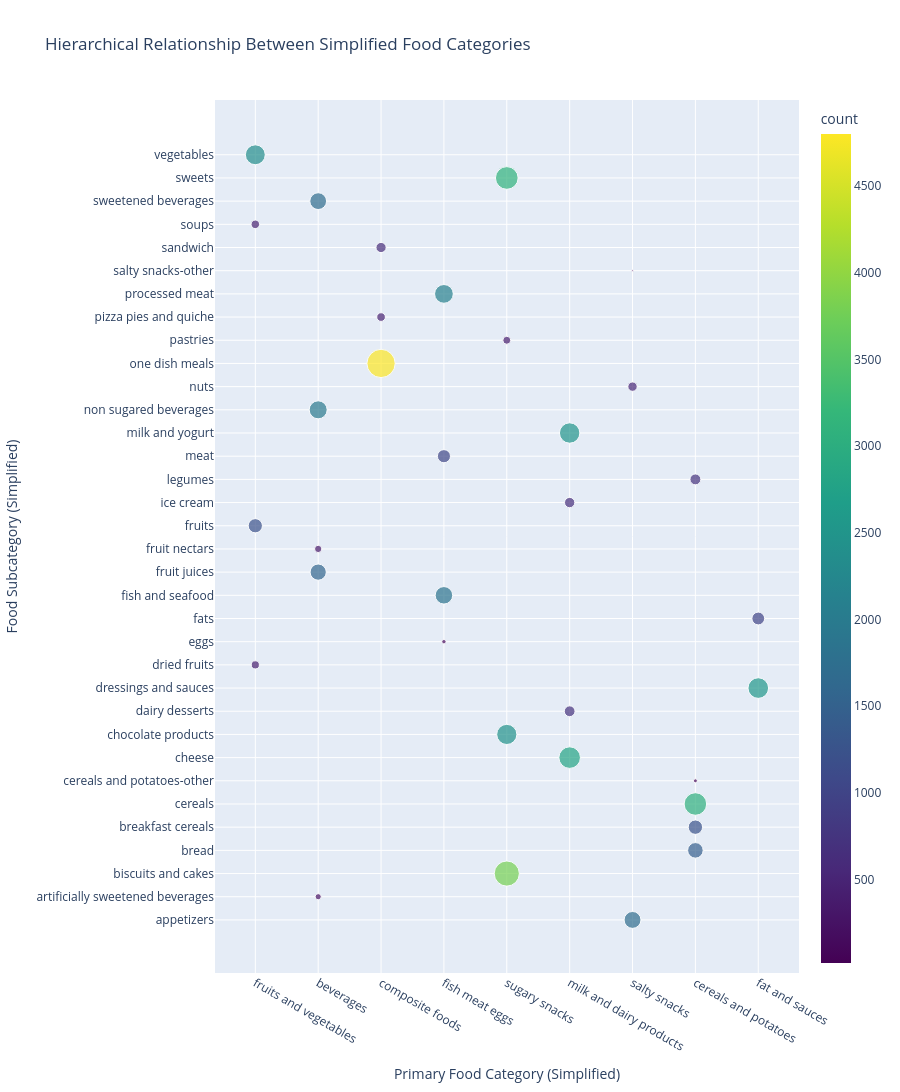

Here is the notebook cell this chart was saved with:
### Markdown cell above
## Step 6: Visualize, Identify and Handle Categorical Outliers

After handling numerical outliers, we now need to address categorical variables - particularly the product nutrition groups (`pnns_groups_1` and `pnns_groups_2`). These hierarchical category variables may be critical for our analysis but contain:

1. **Rare categories**: Some food groups appear very infrequently in the dataset
2. **Hierarchical structure**: `pnns_groups_2` provides sub-categories of `pnns_groups_1`
3. **Missing values**: Significant portions of products lack group classifications

Our approach will:
- Visualize the distribution of these categorical variables
- Identify and handle rare categories through appropriate grouping
- Maintain the hierarchical relationship between group levels
- Simplify the category structure for more robust modeling

### Code cell
from src.scripts.analyze_pnns_groups import analyze_and_simplify_food_categories

# Apply the function to our cleaned dataframe
df_with_simplified_categories, category_mappings = analyze_and_simplify_food_categories(
    df_nutriment_clean, 
    min_category_size=100
)

### Figure 1 — Plotly figure (JSON) as saved in the notebook; plotly's stock layout.template omitted (floating-point values rounded to 4 significant figures)
{"data": [{"hovertemplate": "Primary Food Category (Simplified)=%{x}<br>Food Subcategory (Simplified)=%{y}<br>count=%{marker.color}<extra></extra>", "legendgroup": "", "marker": {"color": [1708, 228, 3793, 1453, 1240, 3052, 92, 2796, 2444, 698, 2553, 398, 116, 984, 1843, 1578, 319, 1214, 640, 712, 1033, 2501, 1950, 526, 4800, 380, 453, 2109, 18, 627, 437, 1695, 3094, 2374], "coloraxis": "coloraxis", "size": [1708, 228, 3793, 1453, 1240, 3052, 92, 2796, 2444, 698, 2553, 398, 116, 984, 1843, 1578, 319, 1214, 640, 712, 1033, 2501, 1950, 526, 4800, 380, 453, 2109, 18, 627, 437, 1695, 3094, 2374], "sizemode": "area", "sizeref": 12, "symbol": "circle"}, "mode": "markers", "name": "", "orientation": "v", "showlegend": false, "type": "scatter", "x": ["salty snacks", "beverages", "sugary snacks", "cereals and potatoes", "cereals and potatoes", "cereals and potatoes", "cereals and potatoes", "milk and dairy products", "sugary snacks", "milk and dairy products", "fat and sauces", "fruits and vegetables", "fish meat eggs", "fat and sauces", "fish meat eggs", "beverages", "beverages", "fruits and vegetables", "milk and dairy products", "cereals and potatoes", "fish meat eggs", "milk and dairy products", "beverages", "salty snacks", "composite foods", "sugary snacks", "composite foods", "fish meat eggs", "salty snacks", "composite foods", "fruits and vegetables", "beverages", "sugary snacks", "fruits and vegetables"], "xaxis": "x", "y": ["appetizers", "artificially sweetened beverages", "biscuits and cakes", "bread", "breakfast cereals", "cereals", "cereals and potatoes-other", "cheese", "chocolate products", "dairy desserts", "dressings and sauces", "dried fruits", "eggs", "fats", "fish and seafood", "fruit juices", "fruit nectars", "fruits", "ice cream", "legumes", "meat", "milk and yogurt", "non sugared beverages", "nuts", "one dish meals", "pastries", "pizza pies and quiche", "processed meat", "salty snacks-other", "sandwich", "soups", "sweetened beverages", "sweets", "vegetables"], "yaxis": "y"}], "layout": {"coloraxis": {"colorbar": {"title": {"text": "count"}}, "colorscale": [[0, "#440154"], [0.1111, "#482878"], [0.2222, "#3e4989"], [0.3333, "#31688e"], [0.4444, "#26828e"], [0.5556, "#1f9e89"], [0.6667, "#35b779"], [0.7778, "#6ece58"], [0.8889, "#b5de2b"], [1, "#fde725"]]}, "height": 1200, "legend": {"itemsizing": "constant", "tracegroupgap": 0}, "title": {"text": "Hierarchical Relationship Between Simplified Food Categories"}, "xaxis": {"anchor": "y", "categoryorder": "total descending", "domain": [0, 1], "title": {"text": "Primary Food Category (Simplified)"}}, "yaxis": {"anchor": "x", "domain": [0, 1], "title": {"text": "Food Subcategory (Simplified)"}}}}
